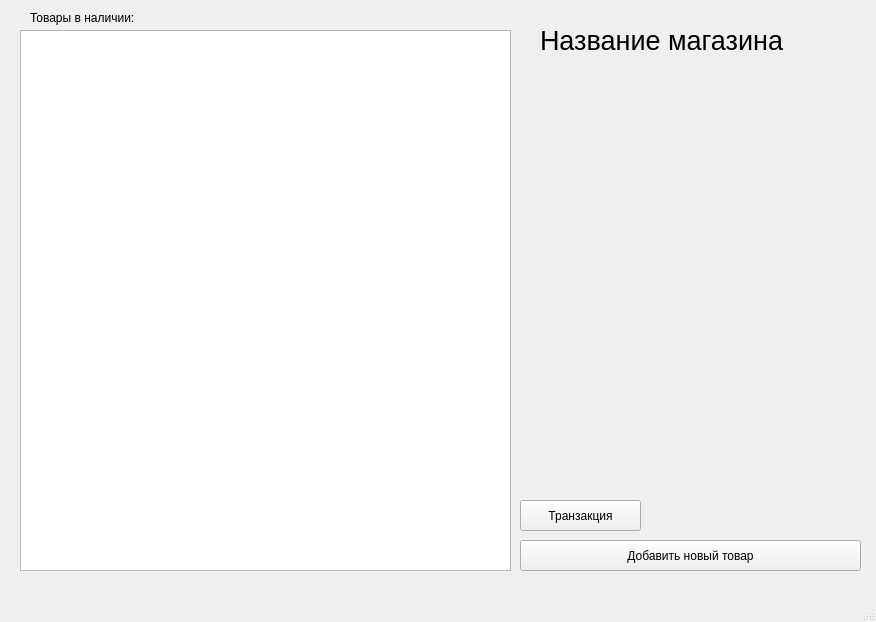
<?xml version="1.0" encoding="UTF-8"?>
<ui version="4.0">
 <class>MainWindow</class>
 <widget class="QMainWindow" name="MainWindow">
  <property name="geometry">
   <rect>
    <x>0</x>
    <y>0</y>
    <width>876</width>
    <height>622</height>
   </rect>
  </property>
  <property name="windowTitle">
   <string>MainWindow</string>
  </property>
  <widget class="QWidget" name="centralwidget">
   <widget class="QTableView" name="itemsTableView">
    <property name="geometry">
     <rect>
      <x>20</x>
      <y>30</y>
      <width>491</width>
      <height>541</height>
     </rect>
    </property>
   </widget>
   <widget class="QLabel" name="shopNameLabel">
    <property name="geometry">
     <rect>
      <x>540</x>
      <y>10</y>
      <width>301</width>
      <height>61</height>
     </rect>
    </property>
    <property name="font">
     <font>
      <pointsize>20</pointsize>
     </font>
    </property>
    <property name="text">
     <string>Название магазина</string>
    </property>
   </widget>
   <widget class="QPushButton" name="addItemButton">
    <property name="geometry">
     <rect>
      <x>520</x>
      <y>540</y>
      <width>341</width>
      <height>31</height>
     </rect>
    </property>
    <property name="text">
     <string>Добавить новый товар</string>
    </property>
   </widget>
   <widget class="QPushButton" name="pushButton">
    <property name="geometry">
     <rect>
      <x>520</x>
      <y>500</y>
      <width>121</width>
      <height>31</height>
     </rect>
    </property>
    <property name="text">
     <string>Транзакция</string>
    </property>
   </widget>
   <widget class="QLabel" name="label">
    <property name="geometry">
     <rect>
      <x>30</x>
      <y>10</y>
      <width>471</width>
      <height>16</height>
     </rect>
    </property>
    <property name="text">
     <string>Товары в наличии:</string>
    </property>
   </widget>
  </widget>
  <widget class="QMenuBar" name="menubar">
   <property name="geometry">
    <rect>
     <x>0</x>
     <y>0</y>
     <width>876</width>
     <height>20</height>
    </rect>
   </property>
  </widget>
  <widget class="QStatusBar" name="statusbar"/>
 </widget>
 <resources/>
 <connections/>
</ui>
